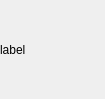
<?xml version="1.0" encoding="UTF-8"?>
<ui version="4.0">
 <class>AEDImage</class>
 <widget class="QWidget" name="AEDImage">
  <property name="geometry">
   <rect>
    <x>0</x>
    <y>0</y>
    <width>105</width>
    <height>99</height>
   </rect>
  </property>
  <property name="windowTitle">
   <string>Form</string>
  </property>
  <property name="styleSheet">
   <string notr="true"/>
  </property>
  <layout class="QGridLayout" name="gridLayout">
   <property name="leftMargin">
    <number>0</number>
   </property>
   <property name="topMargin">
    <number>0</number>
   </property>
   <property name="rightMargin">
    <number>0</number>
   </property>
   <property name="bottomMargin">
    <number>0</number>
   </property>
   <item row="0" column="0">
    <widget class="QLabel" name="label">
     <property name="text">
      <string>label</string>
     </property>
    </widget>
   </item>
  </layout>
 </widget>
 <resources/>
 <connections/>
</ui>
